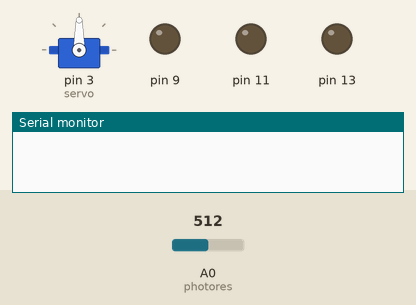
Simulated run of this sketch. Board: Arduino Uno, built with avr-gcc and run on an emulated ATmega328P. Shown: servo, output pins drawn as LEDs (lit = HIGH), the last lines printed to the serial monitor. Dashed ring = blinking. The inputs (shaded band) are chosen by the test bench; at power-on: A0 (photores) = 512. Random numbers use the default seed unless the sketch sets one.

Above: at 1.2 s.
1.3 s: A0 (photores) set to 831
2.8 s: A0 (photores) set to 858
At 3.28 s:
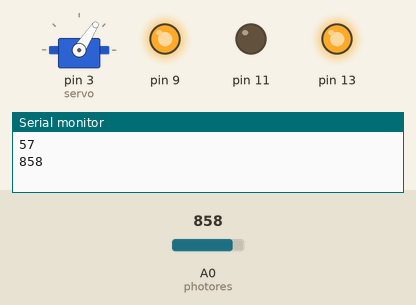
5.8 s: A0 (photores) set to 840
At 7.4 s:
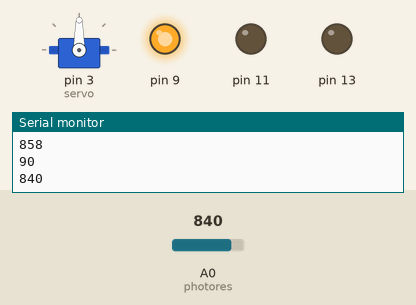
7.8 s: A0 (photores) set to 860
At 8.23 s:
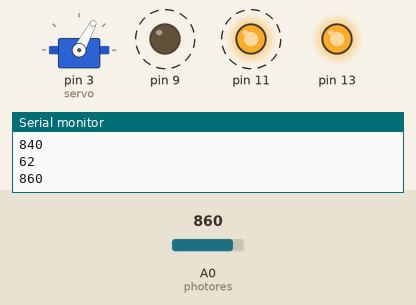
10.8 s: A0 (photores) set to 716
At 11.4 s:
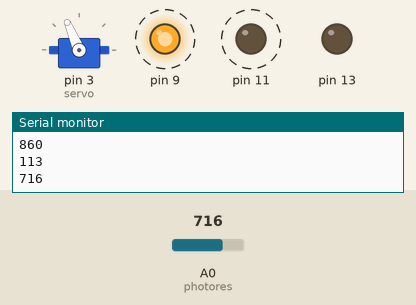
12.5 s: A0 (photores) set to 900
At 16.0 s:
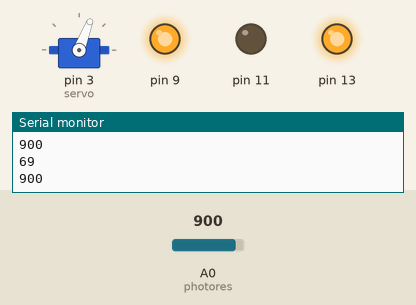
Timing chart, 0 to 50.1 s (numbered marks = the images above; inputs shaded):
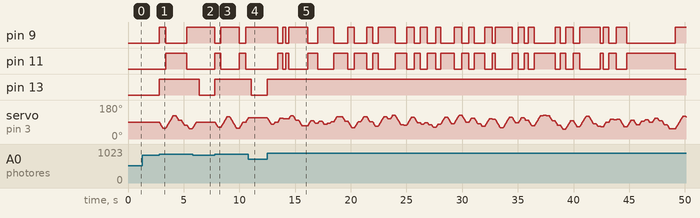

The sketch:

Light-Flee.ino
```cpp
/*
 * Author: Avery Gosselin
 * Last Updated: 5/28/2021
*/
#include <Servo.h>

//Servo
Servo servo;
int curPos = 90;

//Photoresistor
const int photores = A0;

void setup()
{
  //Initialize motor
  pinMode(13, OUTPUT);
  pinMode(11, OUTPUT);
  pinMode(9, OUTPUT);
  digitalWrite(13, HIGH);

  //Initialize photoresistor
  pinMode(photores, INPUT);

  //Initialize servo
  servo.attach(3);
  servo.write(90);
  Serial.begin(9600);
}

//Turns the rover to a specified servo angle at a reasonable speed.
void turn(int target)
{
  int toAdd = 0;
  if(target > curPos){
    toAdd = 1;
  }
  else{
    toAdd = -1;
  }
  while(curPos != target){
    curPos += toAdd;
    delay(10);
    servo.write(curPos);
  }
}

//Drive the rover backwards (may vary depending on how you wired the motor)
void backward()
{
  digitalWrite(13, HIGH);
  digitalWrite(11, LOW);
  digitalWrite(9, HIGH);
}

//Drive the rover forwards (may vary depending on how you wired the motor)
void forward()
{
  digitalWrite(13, HIGH);
  digitalWrite(11, HIGH);
  digitalWrite(9, LOW);
}

//Stops the rover
void halt()
{
  digitalWrite(13, LOW);
}

//AHHH bright lights!!!!
//Rover will run away from the brightness, it's nocturnal after all.
void loop()
{
  int lightVal = analogRead(photores);

  while(lightVal >= 850){
    long randTurn = random(50, 130);
    long randDir = random(1,3);

    if(randDir < 2.0){
      forward();
    }
    else{
      backward();
    }
    turn((int)randTurn);
    Serial.println(randTurn);
    lightVal = analogRead(photores);
    Serial.println(lightVal);
    delay(250);
  }
  halt();
}
```

Measured:
- the behaviour switches between 849 and 850 on A0 (photores) (found by bisection; images 0 and 1)
- after the input at 1.3 s, every drawn part: stays the same
- after the input at 2.8 s, pin 9: LOW → HIGH at once, → LOW 0.58 s later, → HIGH 1.9 s later; pin 11: LOW → HIGH after 0.58 s, → LOW 1.9 s later; pin 13: LOW → HIGH at once
- after the input at 5.8 s, pin 13: HIGH → LOW after 0.58 s
- after the input at 7.8 s, pin 9: alternates HIGH for 1.7 s and LOW for 0.56 s, starting at once; pin 11: alternates HIGH for 0.56 s and LOW for 1.7 s, starting at once; pin 13: LOW → HIGH at once
- after the input at 10.8 s, pin 13: HIGH → LOW after 0.26 s
- after the input at 12.5 s, pin 9: HIGH → LOW after 0.95 s, → HIGH 0.44 s later, → LOW 0.28 s later, → HIGH 0.26 s later, … (42 changes in this stretch); pin 11: LOW → HIGH after 0.95 s, → LOW 0.44 s later, → HIGH 0.28 s later, → LOW 0.26 s later, … (42 changes in this stretch); pin 13: LOW → HIGH at once
